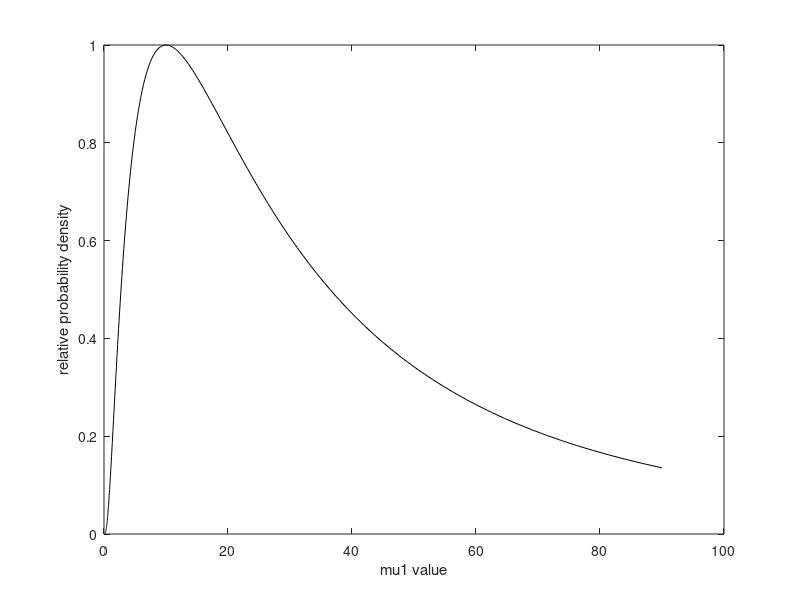
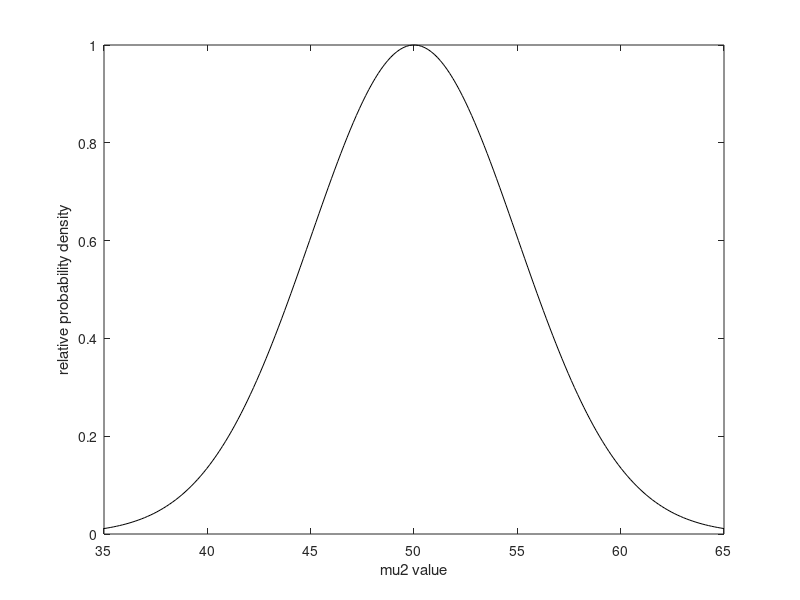
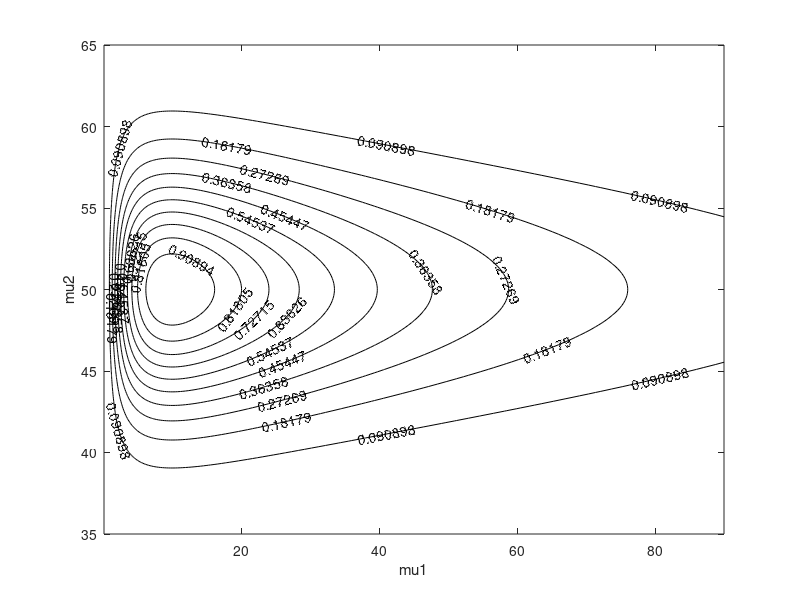
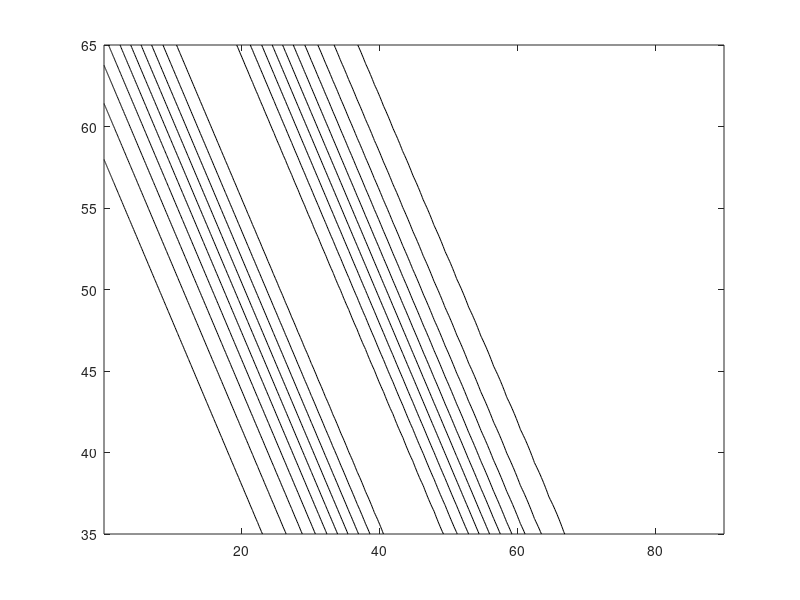

Reproduce these figures in MATLAB, in order. (Note: this script raises an error after producing the figures.)
% Brad Martin - Inverse Methods - HW6, Problem 1

% We'll start by creating a lognormal distribution for mu1.
% +20 from 10 (linear) = *3 from 10 in log space.
mu1centerlog = log(10); mu1errorlog = log(3);   

mu1evalslog = linspace(mu1centerlog-4*mu1errorlog,...
    mu1centerlog+2*mu1errorlog,200);

% normal (Gaussian) distribution in log space
mu1PDF = exp(-(mu1evalslog-mu1centerlog).^2/(2*mu1errorlog^2));
mu1evals = exp(mu1evalslog); % changing log scale back to linear scale

% plotting prior distribution for mu1
figure(1); plot(mu1evals,mu1PDF,'-k');
xlabel('mu1 value'); ylabel('relative probability density')

% We continue by creating a normal distribution for mu2.
mu2center = 50; mu2error = 5;

mu2evals = linspace(mu2center-3*mu2error,...
    mu2center+3*mu2error,200);
mu2PDF = exp(-(mu2evals-mu2center).^2/(2*mu2error^2));

% plotting prior distribution for mu2
figure(2); plot(mu2evals,mu2PDF,'-k');
xlabel('mu2 value'); ylabel('relative probability density')

% Evaluating the bivariate distribution of mu1 and mu2
[MU1 MU2] = meshgrid(mu1evals,mu2evals);
[MU1PDF MU2PDF] = meshgrid(mu1PDF,mu2PDF);

MUbivariatePDF = MU1PDF.*MU2PDF; % assuming independence
% plotting prior bivariate distribution of mu1 and mu2
figure(3); C1 = contour(MU1,MU2,MUbivariatePDF,'-k'); clabel(C1);
xlabel('mu1'); ylabel('mu2')

% Creating the likelihood function for the sum d = mu1 + mu2
dcenter = 80; derror = 10;

devals = MU1+MU2;
likelihoodF = exp(-(devals-dcenter).^2/(2*derror^2));

figure(4); C2 = contour(MU1,MU2,likelihoodF,'-k'); clabel(C2,'manual');
xlabel('mu1'); ylabel('mu2')

% Evaluating the posterior joint distribution 
% for mu1 and mu2 through Bayes

posteriorD = MUbivariatePDF.*likelihoodF;

figure(5); C3 = contour(MU1,MU2,posteriorD,'-k'); clabel(C3);
xlabel('mu1'); ylabel('mu2')

% Approximating posterior mu1 and mu2 distributions by Riemann sums

posteriormu1 = sum(posteriorD,1);
figure(6); plot(mu1evals,posteriormu1/max(posteriormu1),'-k');
xlabel('mu1 value'); ylabel('relative probability density')

posteriormu2 = (sum(posteriorD,2))';
figure(7); plot(mu2evals,posteriormu2/max(posteriormu2),'-k');
xlabel('mu2 value'); ylabel('relative probability density');

% END PROBLEM 1